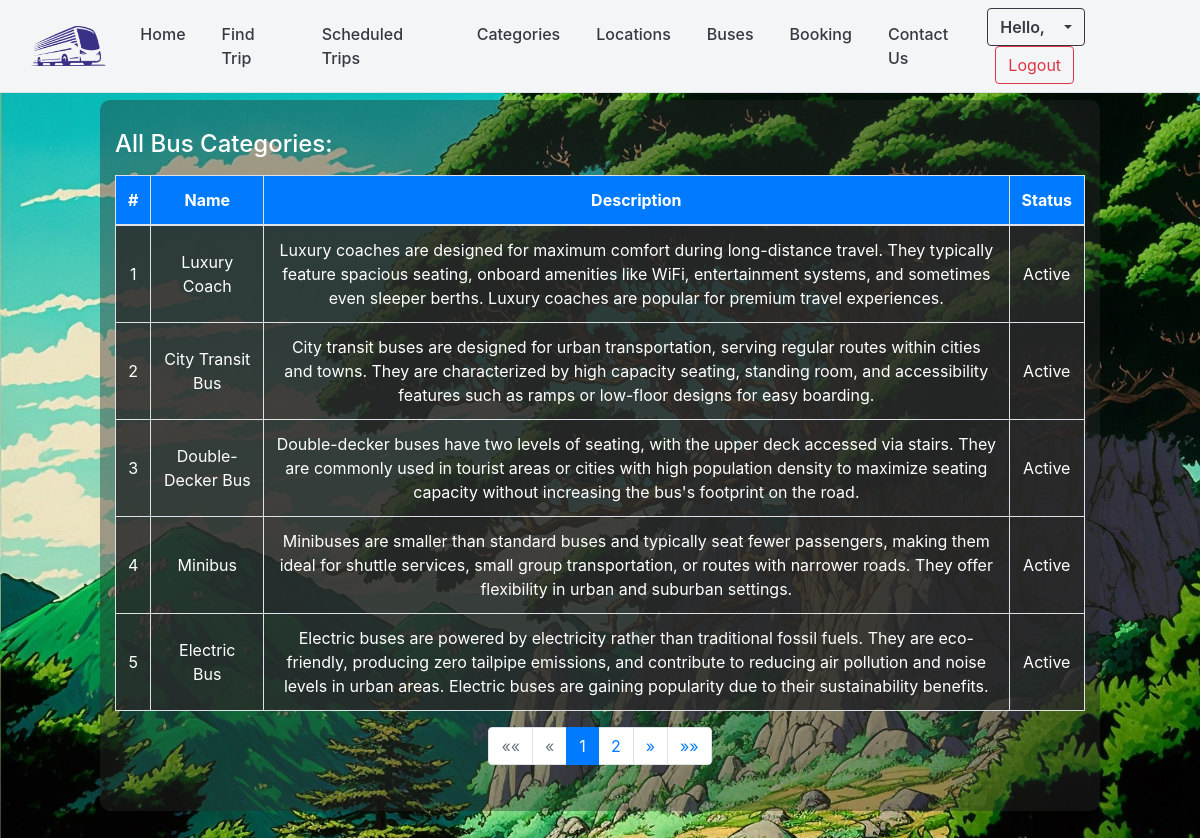
The page /bus/categories (signed in) on the database its author committed.
### reservationApp/models.py (models this page shows, shortened)
class Category(models.Model):
    name = models.CharField(max_length=250)
    description = models.TextField()
    status = models.CharField(max_length=2, choices=(('1','Active'),('2','Inactive')), default=1)
    date_created = models.DateTimeField(default=timezone.now)
    date_updated = models.DateTimeField(auto_now=True)

### reservationApp/views.py (the view)
# urls.py: path('bus/categories', views.all_categories, name='all-categories'),
@login_required
def all_categories(request):
    categories_list = Category.objects.all()
    paginator = Paginator(categories_list, 5)
    page_number = request.GET.get('page')
    categories = paginator.get_page(page_number)
    return render(request, 'reserve/all_categories.html',{'categories':categories})

### templates/reserve/all_categories.html (shortened to what this page needs)
<!DOCTYPE html>
{% load static %}
<html lang="en">
<head>
    {% include 'cdnlines.html' %}
</head>
<body>
    {% include 'navbar.html' %}
    <div class="container-fluid data">
        <div class="row">
            <div class="offset-md-1 col-md-10 tdata">
                <h4 class="text-white mb-3">All Bus Categories:</h4>
                {% if categories %}
                <table class="table table-bordered text-white text-center">
                    <thead class="bg-primary">
                        <tr>
                            <th>#</th>
                            <th>Name</th>
                            <th>Description</th>
                            <th>Status</th>
                        </tr>
                    </thead>
                    <tbody>
                        {% for category in categories %}
                        <tr>
                            <td>{{ forloop.counter }}</td>
                            <td>{{ category.name }}</td>
                            <td>{{ category.description }}</td>
                            {% if category.status == '1' %}
                            <td>Active</td>
                            {% else %}
                            <td>Inactive</td>
                            {% endif %}
                        </tr>
                        {% endfor %}
                    </tbody>
                </table>
                <nav aria-label="Page navigation example">
                    <ul class="pagination justify-content-center">
                        {% if categories.has_previous %}
                        <li class="page-item">
                            <a class="page-link" href="?page=1" aria-label="First">
                                <span aria-hidden="true">&laquo;&laquo;</span>
                                <span class="sr-only">First</span>
                            </a>
                        </li>
                        <li class="page-item">
                            <a class="page-link" href="?page={{ categories.previous_page_number }}" aria-label="Previous">
                                <span aria-hidden="true">&laquo;</span>
                                <span class="sr-only">Previous</span>
                            </a>
                        </li>
                        {% else %}
                        <li class="page-item disabled">
                            <span class="page-link">&laquo;&laquo;</span>
                        </li>
                        <li class="page-item disabled">
                            <span class="page-link">&laquo;</span>
                        </li>
                        {% endif %}
                        {% for num in categories.paginator.page_range %}
                            {% if categories.number == num %}
                            <li class="page-item active"><span class="page-link">{{ num }}</span></li>
                            {% elif num > categories.number|add:-3 and num < categories.number|add:3 %}
                            <li class="page-item"><a class="page-link" href="?page={{ num }}">{{ num }}</a></li>
                            {% endif %}
                        {% endfor %}
                        {% if categories.has_next %}
                        <li class="page-item">
                            <a class="page-link" href="?page={{ categories.next_page_number }}" aria-label="Next">
                                <span aria-hidden="true">&raquo;</span>
                            </a>
                        </li>
                        <li class="page-item">
                            <a class="page-link" href="?page={{ categories.paginator.num_pages }}" aria-label="Last">
                                <span aria-hidden="true">&raquo;&raquo;</span>
                            </a>
                        </li>
                        {% endif %}
                    </ul>
                </nav>
                {% endif %}
            </div>
        </div>
    </div>
    <br>
</body>
</html>

### rows shown on the page
Category: name "Luxury Coach", description "Luxury coaches are designed for maximum comfort during long-distance travel. They typically feature spacious seating, onboard amenities like WiFi, entertainment systems, and sometimes even sleeper berths. Luxury coaches are popular for premium travel experiences.", status "Active"
Category: name "City Transit Bus", description "City transit buses are designed for urban transportation, serving regular routes within cities and towns. They are characterized by high capacity seating, standing room, and accessibility features such as ramps or low-floor designs for easy boarding.", status "Active"
Category: name "Double-Decker Bus", description "Double-decker buses have two levels of seating, with the upper deck accessed via stairs. They are commonly used in tourist areas or cities with high population density to maximize seating capacity without increasing the bus's footprint on the road.", status "Active"
Category: name "Minibus", description "Minibuses are smaller than standard buses and typically seat fewer passengers, making them ideal for shuttle services, small group transportation, or routes with narrower roads. They offer flexibility in urban and suburban settings.", status "Active"
Category: name "Electric Bus", description "Electric buses are powered by electricity rather than traditional fossil fuels. They are eco-friendly, producing zero tailpipe emissions, and contribute to reducing air pollution and noise levels in urban areas. Electric buses are gaining popularity due to their sustainability benefits.", status "Active"

### other values the page prints
{{ num }} "1"
{{ num }} "2"
